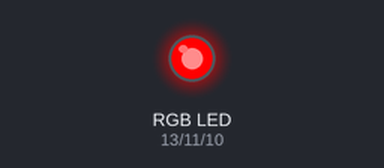
A sketch run on a simulated Arduino Uno, built with avr-gcc and run on an emulated ATmega328P. Shown: an RGB LED mixed from three pins (HIGH = lit). Dim RGB values are drawn brighter than linear; random numbers use the default seed unless the sketch sets one.

Above: at 0.1 s.
At 5.1 s:
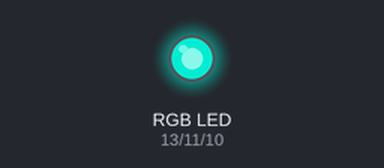
At 8.1 s:
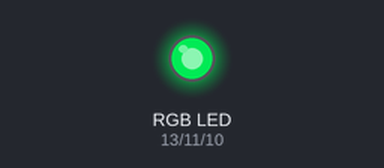
At 17.1 s:
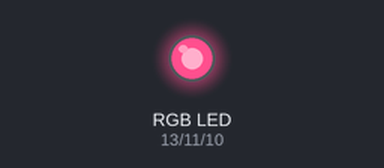
At 26.1 s:
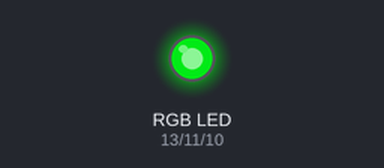
At 35.1 s:
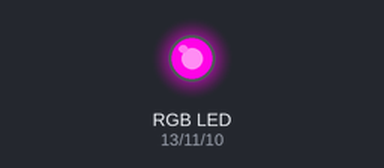
Timing chart, 0 to 40.0 s (numbered marks = the images above):
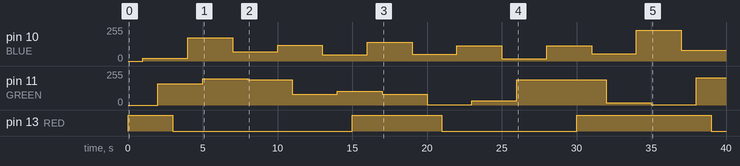

The sketch:

_02_LED_Random.ino
```cpp
const int RED = 13;         // 빨강LED는 D13에 연결
const int GREEN = 11;       // 초록LED는 D11에 연결
const int BLUE = 10;        // 파랑LED는 D10에 연결

void setup()
{
  pinMode(RED, OUTPUT);
  pinMode(GREEN, OUTPUT);
  pinMode(BLUE, OUTPUT);
}

void loop()
{
  analogWrite(RED, random(0, 255));
  delay(1000);
  analogWrite(BLUE, random(0, 255));
  delay(1000);
  analogWrite(GREEN, random(0, 255));
  delay(1000);
}
```

Measured:
- by itself, pin 10 (BLUE): 0/255 → 19/255 at 1.0 s, → 175/255 3.0 s later, → 68/255 3.0 s later, → 120/255 3.0 s later, … (13 changes in this stretch)
- by itself, pin 13 (RED): goes HIGH 3.0 s, LOW 12.0 s, HIGH 6.0 s, LOW 9.0 s, HIGH 9.0 s, then LOW
